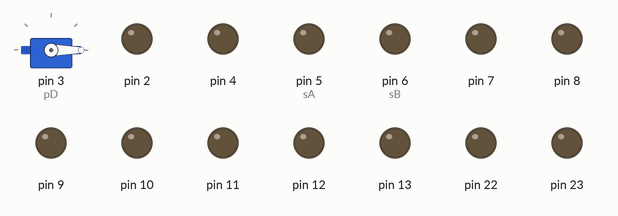
This sketch was run on a simulated Arduino Uno, built with avr-gcc and run on an emulated ATmega328P. On the bench: servo, output pins drawn as LEDs (lit = HIGH). What the sketch prints to the serial monitor is not drawn.

Above: at 0.1 s.
Timing chart, 0 to 1.6 s (numbered marks = the images above):
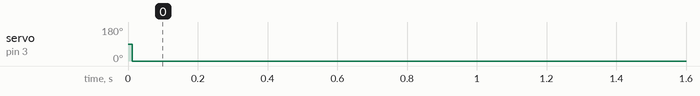

The sketch:

alpha_Carro_Comunicacion.ino
```cpp
#include <Servo.h>
#include <string.h>

#define sA 5
#define sB 6
#define pD 3

//----------------------------------------------------------------
//----------------------Variables de Tiempo-----------------------
//----------------------------------------------------------------
#define deltaTM 5   //Actualizacion de datos, acondicionar con la comunicacion***
unsigned long lastM;

#define deltaTD 10  //Direccion
unsigned long lastD;

volatile float t=0;// temporal  para fir de S(senos)
//----------------------------------------------------------------
//----------------Variables de Manipulacion de String-------------
//----------------------------------------------------------------
char inChar = 0;
char sz[] = "                                                                                          ";//"Here; is some; sample;100;data;1.414;1020;200";//"$;a=20;b=46;*";
String inputString = "";
boolean stringComplete = false;  // whether the string is complet
//boolean READDATA = false;  // whether the string is complet
//char floatbuf[32]; // make this at least big enough for the whole string

//----------------------------------------------------------------
//----------------------Variables FIR 2D--------------------------
//----------------------------------------------------------------
const float a[]={0.020979020979021 ,  0.020979020979021},
            b[]={1 , -0.958041958041958};

const byte orden=(sizeof(a)/sizeof(a[0])); //******Cambié char por byte******

volatile float p[2][orden],
        x,
        y;

//----------------------------------------------------------------
//----------------------Variables Carro---------------------------
//----------------------------------------------------------------
#define initAng 94
#define minAng -35
#define maxAng 35
#define thrAcc 10

volatile int acc = 0,
              accf = 0;
volatile int dirAng = 0;

Servo sD;


//================================================================
void setup() {
  Serial.begin(57600);
  inputString.reserve(200);
  Serial.attachInterrupt(SerialInterrupt);

  sD.attach(pD);
  DDRD|=B11111100;//pinMode(sA,OUTPUT)
  DDRB|=B11111111;
  PORTD&=B11111100;
  PORTB&=B00100000;
  lastM=0;
  lastD=0;
}

void loop() {
  if((millis()-lastM)>=deltaTM){//-----------ACTUALIZACION ACCELERACION FILTRADA------------
    accf=FIR(acc);
    lastM=millis();
  }
  //------------------------------------------*---------------------------------------------
  //---------------------ACTUALIZACION DE VARIABLES DE FUNCIONAMIENTO-----------------------
  if((millis()-lastD)>=deltaTD){
    sD.write(dirAng);

    if (accf<=0){
      analogWrite(sA,(int)(accf>>2));
      analogWrite(sB,0);
    }else{
      accf=abs(accf);
      analogWrite(sB,(int)(accf));
      analogWrite(sA,0);
    }

    lastD=millis();
  }
  Serial.print("accf:\t");
  Serial.print(accf);
  Serial.print("\t;dir:\t");
  Serial.print(dirAng);
  Serial.print("\r\n");

}

//============================================================================================
//********************************************************************************************
//============================================================================================
//========================================SUBRUTINAS==========================================
//============================================================================================
int FIR(int x){//--------------------------------FIR------------------------------------------
    y=a[0]*x+p[0][0];                                               //yk(i)=a(1)*yt(i)+p(1,k-1);
    p[1][orden-1]=a[orden]*x-b[orden]*y;                            //p(orden,k)=a(orden+1)*yt(i)-b(orden+1)*yk(i);
    for(int iorden=0;iorden<orden-1;iorden++) {
      p[1][iorden]=p[0][iorden+1]+a[iorden+1]*x-b[iorden+1]*y;      //p(iorden,k)=p(iorden+1,k-1)+a(iorden+1)*yt(i)-b(iorden+1)*yk(i);
    }
    for(int iorden=0;iorden<orden;iorden++) {
      p[0][iorden]=p[1][iorden];
    }

    return y;
}
//----------------------------------------------*---------------------------------------------

void SerialInterrupt(char inChar){//-----------------EVENTO DE INTERRUPCION POR SERIAL-------------------
    //inChar=Serial.read();
    inputString+=inChar;
    if (inChar == '*'){//-------------CONCATENA MIENTRAS NO HAYA LLEGADO EL FIN DEL MENSAJE-------------------
      stringComplete=true;
    }
    if (stringComplete) {//---------------------PROCESA EL MENSAJE------------------------
      inputString.toCharArray(sz, inputString.length()) ;
      char *p = sz;
      char *str;
      while ((str = strtok_r(p, ";", &p)) != NULL){//---------RECORRE EL STRING CON UN PUNTERO-------------
        inputString =str;
        if(inputString.startsWith("$")){//------------------QUITA LA CABEZA DEL MENSAJE--------------------
          inputString.replace("$","");
        }
        if(inputString.startsWith("A=")){//----------------LEE LA PRIMER VARIABLE DEL MENSAJE--------------
          inputString.replace("A=","");
          acc=inputString.toInt();
          if (acc>=0){  //AVANZAR
            acc=map(acc,thrAcc,1023,0,255);
            acc=constrain(acc,0,255);
          }
        }
        if(inputString.startsWith("B=")){//---------------LEE LA SEGUNDA VARIABLE DEL MENSAJE--------------
          inputString.replace("B=","");
          dirAng = inputString.toInt();
          dirAng = map(dirAng , 0 , 1023 , initAng + minAng , initAng + maxAng);
        }
      }
      inputString = "";//-----------------APAGA BANDERA PROPIA---------------
      stringComplete = false;
    }
}
```

Measured:
- by itself, servo on pin 3 (pD): 90° → 0° at 0.01 s
